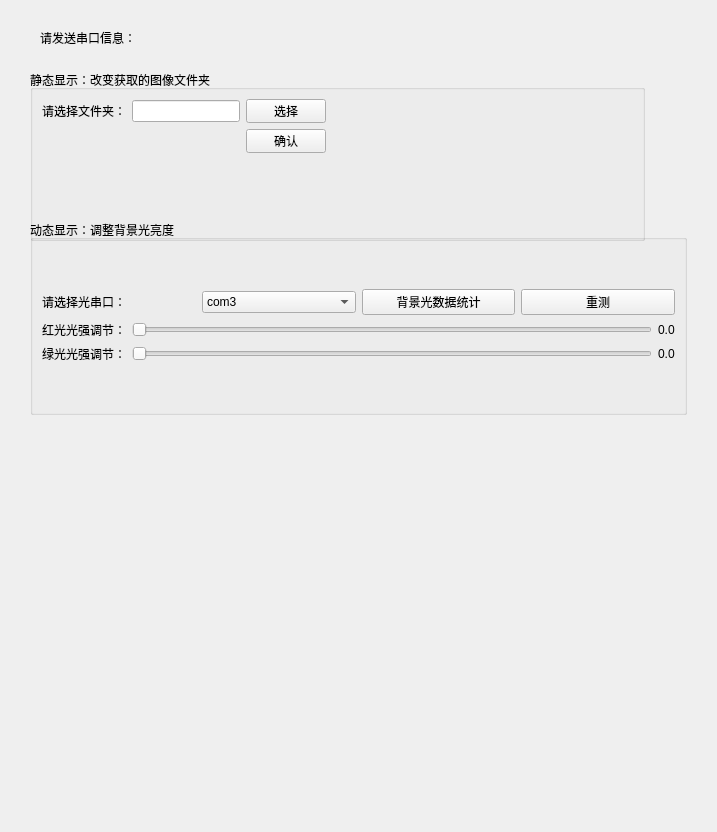
<?xml version="1.0" encoding="UTF-8"?>
<ui version="4.0">
 <class>Form</class>
 <widget class="QWidget" name="Form">
  <property name="geometry">
   <rect>
    <x>0</x>
    <y>0</y>
    <width>717</width>
    <height>832</height>
   </rect>
  </property>
  <property name="windowTitle">
   <string>Form</string>
  </property>
  <widget class="QLabel" name="textline">
   <property name="geometry">
    <rect>
     <x>40</x>
     <y>30</y>
     <width>96</width>
     <height>16</height>
    </rect>
   </property>
   <property name="text">
    <string>请发送串口信息：</string>
   </property>
  </widget>
  <widget class="QGroupBox" name="groupBox">
   <property name="geometry">
    <rect>
     <x>30</x>
     <y>70</y>
     <width>615</width>
     <height>171</height>
    </rect>
   </property>
   <property name="title">
    <string>静态显示：改变获取的图像文件夹</string>
   </property>
   <layout class="QFormLayout" name="formLayout">
    <item row="0" column="0">
     <layout class="QGridLayout" name="gridLayout_4">
      <item row="0" column="0">
       <widget class="QLabel" name="label">
        <property name="text">
         <string>请选择文件夹：</string>
        </property>
       </widget>
      </item>
      <item row="1" column="2">
       <widget class="QPushButton" name="okButton">
        <property name="text">
         <string>确认</string>
        </property>
       </widget>
      </item>
      <item row="0" column="2">
       <widget class="QPushButton" name="loadButton">
        <property name="text">
         <string>选择</string>
        </property>
       </widget>
      </item>
      <item row="0" column="1">
       <widget class="QLineEdit" name="inputLine"/>
      </item>
     </layout>
    </item>
   </layout>
  </widget>
  <widget class="QGroupBox" name="groupBox_4">
   <property name="geometry">
    <rect>
     <x>30</x>
     <y>220</y>
     <width>657</width>
     <height>195</height>
    </rect>
   </property>
   <property name="title">
    <string>动态显示：调整背景光亮度</string>
   </property>
   <layout class="QGridLayout" name="gridLayout_3">
    <item row="0" column="0">
     <layout class="QVBoxLayout" name="verticalLayout">
      <item>
       <layout class="QGridLayout" name="gridLayout_2">
        <item row="0" column="0">
         <widget class="QLabel" name="choose_light">
          <property name="text">
           <string>请选择光串口：</string>
          </property>
         </widget>
        </item>
        <item row="0" column="1">
         <widget class="QComboBox" name="port">
          <item>
           <property name="text">
            <string>com3</string>
           </property>
          </item>
          <item>
           <property name="text">
            <string>com1</string>
           </property>
          </item>
          <item>
           <property name="text">
            <string>com2</string>
           </property>
          </item>
          <item>
           <property name="text">
            <string>com4</string>
           </property>
          </item>
          <item>
           <property name="text">
            <string>com5</string>
           </property>
          </item>
          <item>
           <property name="text">
            <string>com6</string>
           </property>
          </item>
          <item>
           <property name="text">
            <string>com7</string>
           </property>
          </item>
          <item>
           <property name="text">
            <string>com8</string>
           </property>
          </item>
          <item>
           <property name="text">
            <string>com9</string>
           </property>
          </item>
          <item>
           <property name="text">
            <string>com10</string>
           </property>
          </item>
          <item>
           <property name="text">
            <string>com11</string>
           </property>
          </item>
          <item>
           <property name="text">
            <string>com12</string>
           </property>
          </item>
          <item>
           <property name="text">
            <string>com13</string>
           </property>
          </item>
          <item>
           <property name="text">
            <string>com14</string>
           </property>
          </item>
          <item>
           <property name="text">
            <string>com15</string>
           </property>
          </item>
          <item>
           <property name="text">
            <string>com16</string>
           </property>
          </item>
         </widget>
        </item>
        <item row="0" column="2">
         <widget class="QPushButton" name="light_collect">
          <property name="text">
           <string>背景光数据统计</string>
          </property>
         </widget>
        </item>
        <item row="0" column="3">
         <widget class="QPushButton" name="reset">
          <property name="text">
           <string>重测</string>
          </property>
         </widget>
        </item>
       </layout>
      </item>
      <item>
       <layout class="QGridLayout" name="gridLayout">
        <item row="0" column="0">
         <widget class="QLabel" name="change_red">
          <property name="text">
           <string>红光光强调节：</string>
          </property>
         </widget>
        </item>
        <item row="0" column="1">
         <widget class="QSlider" name="red_Slider">
          <property name="maximum">
           <number>1200</number>
          </property>
          <property name="orientation">
           <enum>Qt::Horizontal</enum>
          </property>
         </widget>
        </item>
        <item row="0" column="2">
         <widget class="QLabel" name="red_light">
          <property name="text">
           <string>0.0</string>
          </property>
         </widget>
        </item>
        <item row="1" column="0">
         <widget class="QLabel" name="change_green">
          <property name="text">
           <string>绿光光强调节：</string>
          </property>
         </widget>
        </item>
        <item row="1" column="1">
         <widget class="QSlider" name="green_Slider">
          <property name="maximum">
           <number>1000</number>
          </property>
          <property name="orientation">
           <enum>Qt::Horizontal</enum>
          </property>
         </widget>
        </item>
        <item row="1" column="2">
         <widget class="QLabel" name="green_light">
          <property name="text">
           <string>0.0</string>
          </property>
         </widget>
        </item>
       </layout>
      </item>
     </layout>
    </item>
   </layout>
  </widget>
 </widget>
 <resources/>
 <connections/>
</ui>
